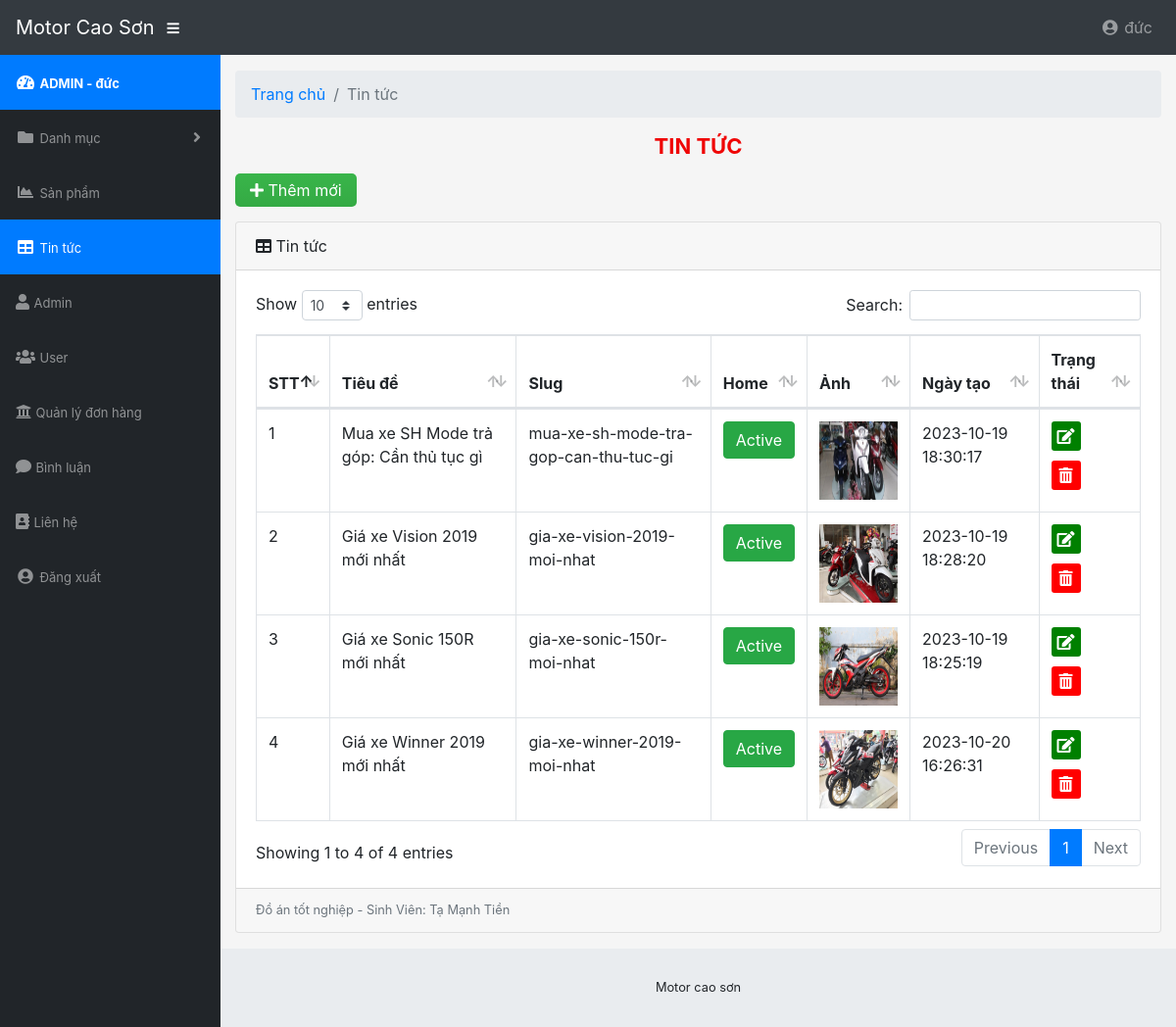
The app's page /admin/modules/post/index.php (signed in) with its own data.
### tables this page shows
CREATE TABLE `post` (
  `id` int(11) NOT NULL,
  `name` varchar(100) DEFAULT NULL,
  `slug` varchar(100) DEFAULT NULL,
  `home` tinyint(4) DEFAULT 1,
  `thumbar` varchar(100) DEFAULT NULL,
  `category_id` int(11) DEFAULT NULL,
  `short_description` text DEFAULT NULL,
  `content` text DEFAULT NULL,
  `created_at` timestamp NULL DEFAULT current_timestamp(),
  `updated_at` timestamp NULL DEFAULT current_timestamp() ON UPDATE current_timestamp(),
  `hot` tinyint(4) DEFAULT 0,
  `view` int(11) DEFAULT 0,
  `head` int(11) DEFAULT 0
);

### libraries/Function.php (called while the page is built, shortened)
<?php
function base_url()
{
    return $url  = "http://localhost/storemotor/";
}
function modules($url)
{
    return base_url() . "admin/modules/" .$url ;
}
function uploads()
{
    return base_url() . "public/uploads/";
}
?>

### libraries/Database.php (called while the page is built, shortened)
<?php
class Database
{
    public $link;
    public function __construct()
    {
        $this->link = mysqli_connect("localhost","root","","storemotor") or die ();
        mysqli_set_charset($this->link,"utf8");
    }
    public function fetchsql( $sql )
    {
        $result = mysqli_query($this->link,$sql) or die("Lỗi  truy vấn sql " .mysqli_error($this->link));
        $data = [];
        if( $result)
        {
            while ($num = mysqli_fetch_assoc($result))
            {
                $data[] = $num;
            }
        }
        return $data;
    }
}
?>

### admin/autoload/autoload.php (called while the page is built, shortened)
<?php
require_once  __DIR__."/../../libraries/Database.php";
require_once __DIR__."/../../libraries/Function.php";
$db = new Database;
?>

### admin/modules/post/index.php (the view, shortened to what this page needs)
<?php
$open = "post";
require_once __DIR__."/../../autoload/autoload.php";
$sql = "SELECT * FROM post ORDER BY id DESC";
$post = $db->fetchsql($sql);
?>
<?php require_once __DIR__."/../../layouts/header.php"; ?>
    <div class="container-fluid">
        <ol class="breadcrumb">
            <li class="breadcrumb-item">
                <a href="#">Trang chủ</a>
            </li>
            <li class="breadcrumb-item active">Tin tức</li>
        </ol>
        <div class="admin-title-top">
            <h1>Tin tức</h1>
        </div>
        <div class="button-custom">
            <a class="btn-add" href="add.php"><i class="fa fa-plus"></i> Thêm mới</a>
        </div>
        <div class="admin-content">
            <div class="card mb-3">
                <div class="card-header">
                    <i class="fas fa-table"></i>
                    Tin tức</div>
                <div class="card-body">
                    <div class="table-responsive">
                        <table class="table table-bordered" id="dataTable" width="100%" cellspacing="0">
                            <thead>
                            <tr>
                                <th>STT</th>
                                <th>Tiêu đề</th>
                                <th>Slug</th>
                                <th>Home</th>
                                <th>Ảnh</th>
                                <th>Ngày tạo</th>
                                <th>Trạng thái</th>
                            </tr>
                            </thead>
                            <tbody>
                            <?php $stt = 1; foreach ($post as $item): ?>
                                <tr>
                                    <td><?php echo $stt ?></td>
                                    <td><?php echo $item['name'] ?></td>
                                    <td><?php echo $item['slug'] ?></td>
                                    <td>
                                        <a class="btn <?php echo $item['home'] == 1 ? 'btn-success' : 'btn-danger' ?>" href="home.php?id=<?php echo $item['id'] ?>">
                                            <?php echo $item['home'] == 1 ? 'Active' : 'Pause' ?>
                                        </a>
                                    </td>
                                    <td>
                                        <img src="<?php echo uploads() ?>post/<?php echo $item['thumbar'] ?>" width="80px" height="80px" />
                                    </td>
                                    <td><?php echo $item['created_at'] ?></td>
                                    <td>
                                        <ul class="list-action">
                                            <li class="item-edit">
                                                <a href="edit.php?id=<?php echo $item['id'] ?>" title="Chỉnh sửa tin tức">
                                                    <i class="fa fa-edit"></i>
                                                </a>
                                            </li>
                                            <li class="item-delete">
                                                <a href="delete.php?id=<?php echo $item['id'] ?>" title="Xóa tin tức">
                                                    <i class="fa fa-trash-alt"></i>
                                                </a>
                                            </li>
                                        </ul>
                                    </td>
                                </tr>
                                <?php $stt++ ; endforeach ?>
                            </tbody>
                        </table>
                    </div>
                </div>
                <div class="card-footer small text-muted">Đồ án tốt nghiệp - Sinh Viên: Tạ Mạnh Tiền</div>
            </div>
        </div>
    </div>
<?php require_once __DIR__."/../../layouts/footer.php"; ?>

### admin/layouts/header.php (shortened to what this page needs)
<!DOCTYPE html>
<html lang="en">
<head>
    <link href="<?php echo base_url() ?>public/admin/vendor/fontawesome-free/css/all.min.css" rel="stylesheet" type="text/css">
    <link href="<?php echo base_url() ?>public/admin/vendor/datatables/dataTables.bootstrap4.css" rel="stylesheet">
    <link href="<?php echo base_url() ?>public/admin/css/sb-admin.css" rel="stylesheet">
    <link href="<?php echo base_url() ?>public/admin/css/style-admin.css" rel="stylesheet">
</head>
<body id="page-top">
<nav class="navbar navbar-expand navbar-dark bg-dark static-top">
    <a class="navbar-brand mr-1" href="<?php echo base_url() ?>admin">Motor Cao Sơn</a>
    <button class="btn btn-link btn-sm text-white order-1 order-sm-0" id="sidebarToggle" href="#">
        <i class="fas fa-bars"></i>
    </button>
    <ul class="navbar-nav ml-auto">
        <li class="nav-item dropdown no-arrow">
            <a class="nav-link dropdown-toggle" href="#" id="userDropdown" role="button" data-toggle="dropdown" aria-haspopup="true" aria-expanded="false">
                <i class="fas fa-user-circle fa-fw"></i> <?php echo $_SESSION['admin_name'] ?>
            </a>
        </li>
    </ul>
</nav>
<div id="wrapper">
    <ul class="sidebar navbar-nav">
        <li class="nav-item active">
            <a class="nav-link" href="<?php echo base_url() ?>admin">
                <i class="fas fa-fw fa-tachometer-alt"></i>
                <span>
                    <strong>ADMIN - <?php echo $_SESSION['admin_name'] ?></strong>
                </span>
            </a>
        </li>
        <li class="nav-item dropdown">
            <a class="nav-link dropdown-toggle" href="#" id="pagesDropdown" role="button" data-toggle="dropdown" aria-haspopup="true" aria-expanded="false">
                <i class="fas fa-fw fa-folder"></i>
                <span>Danh mục</span>
            </a>
        </li>
        <li class="nav-item <?php echo isset($open) && $open == 'product' ? 'active' : '' ?>">
            <a class="nav-link" href="<?php echo modules("product") ?>">
                <i class="fas fa-fw fa-chart-area"></i>
                <span>Sản phẩm</span>
            </a>
        </li>
        <li class="nav-item <?php echo isset($open) && $open == 'post' ? 'active' : '' ?>">
            <a class="nav-link" href="<?php echo modules("post") ?>">
                <i class="fas fa-fw fa-table"></i>
                <span>Tin tức</span></a>
        </li>
        <li class="nav-item <?php echo isset($open) && $open == 'admin' ? 'active' : '' ?>">
            <a class="nav-link" href="<?php echo modules("admin") ?>">
                <i class="fa fa-user"></i>
                <span>Admin</span></a>
        </li>
        <li class="nav-item <?php echo isset($open) && $open == 'user' ? 'active' : '' ?>">
            <a class="nav-link" href="<?php echo modules("user") ?>">
                <i class="fa fa-users"></i>
                <span>User</span></a>
        </li>
        <li class="nav-item <?php echo isset($open) && $open == 'transaction' ? 'active' : '' ?>">
            <a class="nav-link" href="<?php echo modules("transaction") ?>">
                <i class="fa fa-university"></i>
                <span>Quản lý đơn hàng</span></a>
        </li>
        <li class="nav-item <?php echo isset($open) && $open == 'comment' ? 'active' : '' ?>">
            <a class="nav-link" href="<?php echo modules("comment") ?>">
                <i class="fa fa-comment"></i>
                <span>Bình luận</span></a>
        </li>
        <li class="nav-item <?php echo isset($open) && $open == 'contact' ? 'active' : '' ?>">
            <a class="nav-link" href="<?php echo modules("contact") ?>">
                <i class="fa fa-address-book"></i>
                <span>Liên hệ</span></a>
        </li>
        <li class="nav-item">
            <a class="nav-link" href="/storemotor/dang-xuat.php">
                <i class="fas fa-user-circle fa-fw"></i>
                <span>Đăng xuất</span></a>
        </li>
    </ul>
    <div id="content-wrapper">

### admin/layouts/footer.php (shortened to what this page needs)
<footer class="sticky-footer">
    <div class="container my-auto">
        <div class="copyright text-center my-auto">
            <span>Motor cao sơn</span>
        </div>
    </div>
</footer>
</div>
</div>
</body>
</html>

### public/admin/css/style-admin.css (style rules this page uses)
li { list-style: none; }
a, a:hover { text-decoration: none; }
.admin-title-top h1 { text-align: center; font-size: 22px; text-transform: uppercase; font-weight: bold; color: #ef0606; }
.button-custom { margin: 20px 0px; }
.button-custom a { background-color: #39b54a !important; background: linear-gradient(180deg, #39b54a, #34aa44) !important; border-color: #35a745; color: #fff; padding: 7px 15px; border-radius: 5px; }
.list-action { margin: 0; padding: 0; }
.list-action li { display: inline-block; width: 30px; height: 30px; background: red; border-radius: 3px; text-align: center; line-height: 30px; margin-right: 10px; margin-bottom: 10px; }
.list-action li a { color: #fff; }
.item-edit { background: green !important; }

### records on screen
post: name "Mua xe SH Mode trả góp: Cần thủ tục gì", slug "mua-xe-sh-mode-tra-gop-can-thu-tuc-gi", home "Active", thumbar (picture), created_at "2023-10-19 18:30:17"
post: name "Giá xe Vision 2019 mới nhất", slug "gia-xe-vision-2019-moi-nhat", home "Active", thumbar (picture), created_at "2023-10-19 18:28:20"
post: name "Giá xe Sonic 150R mới nhất", slug "gia-xe-sonic-150r-moi-nhat", home "Active", thumbar (picture), created_at "2023-10-19 18:25:19"
post: name "Giá xe Winner 2019 mới nhất", slug "gia-xe-winner-2019-moi-nhat", home "Active", thumbar (picture), created_at "2023-10-20 16:26:31"

### other values on screen
$_SESSION['admin_name'] "đức"
